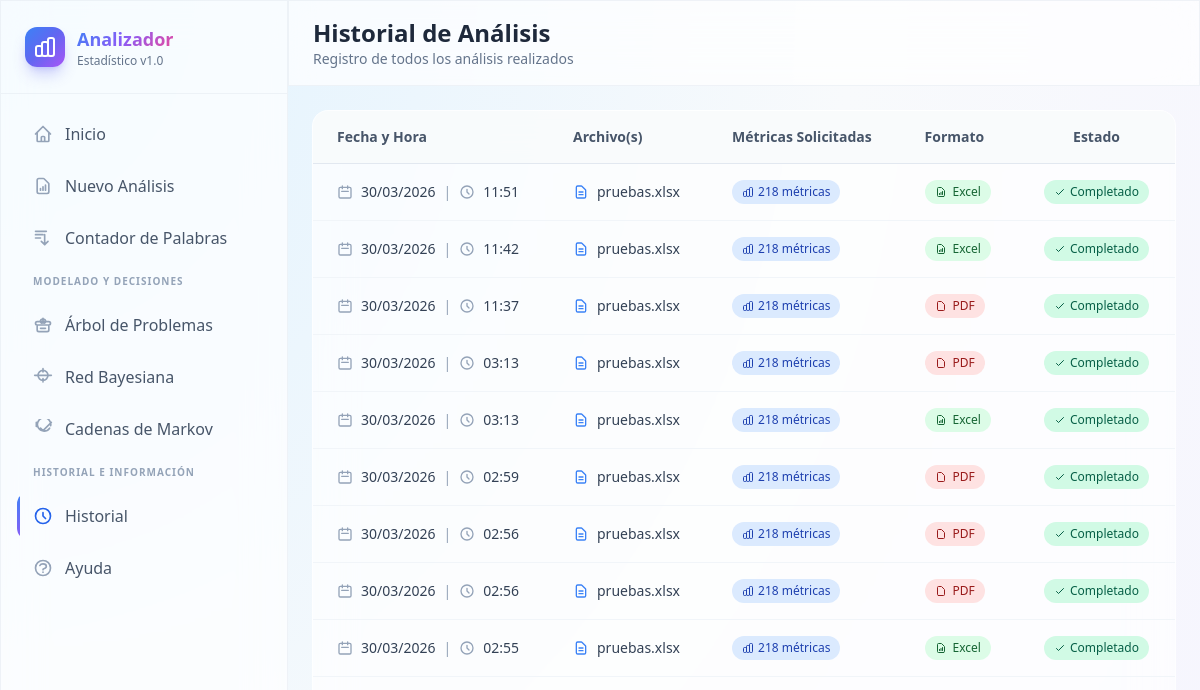
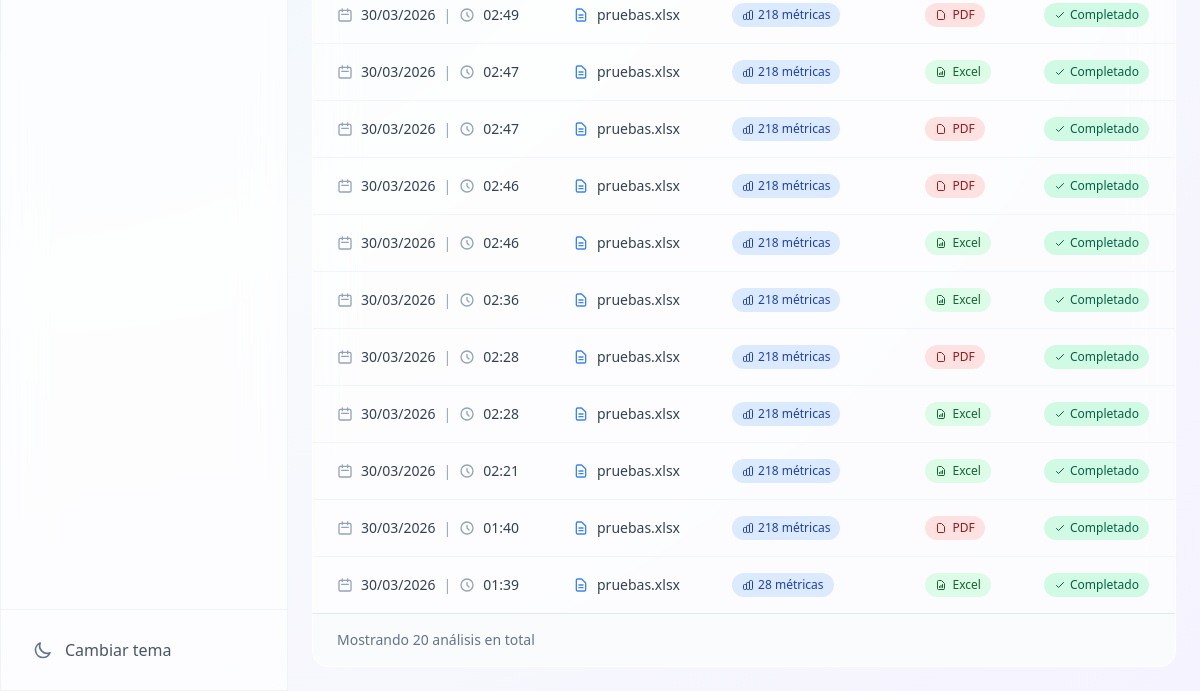
The page /history/ on the database as committed earlier (2 pictures, top to bottom).
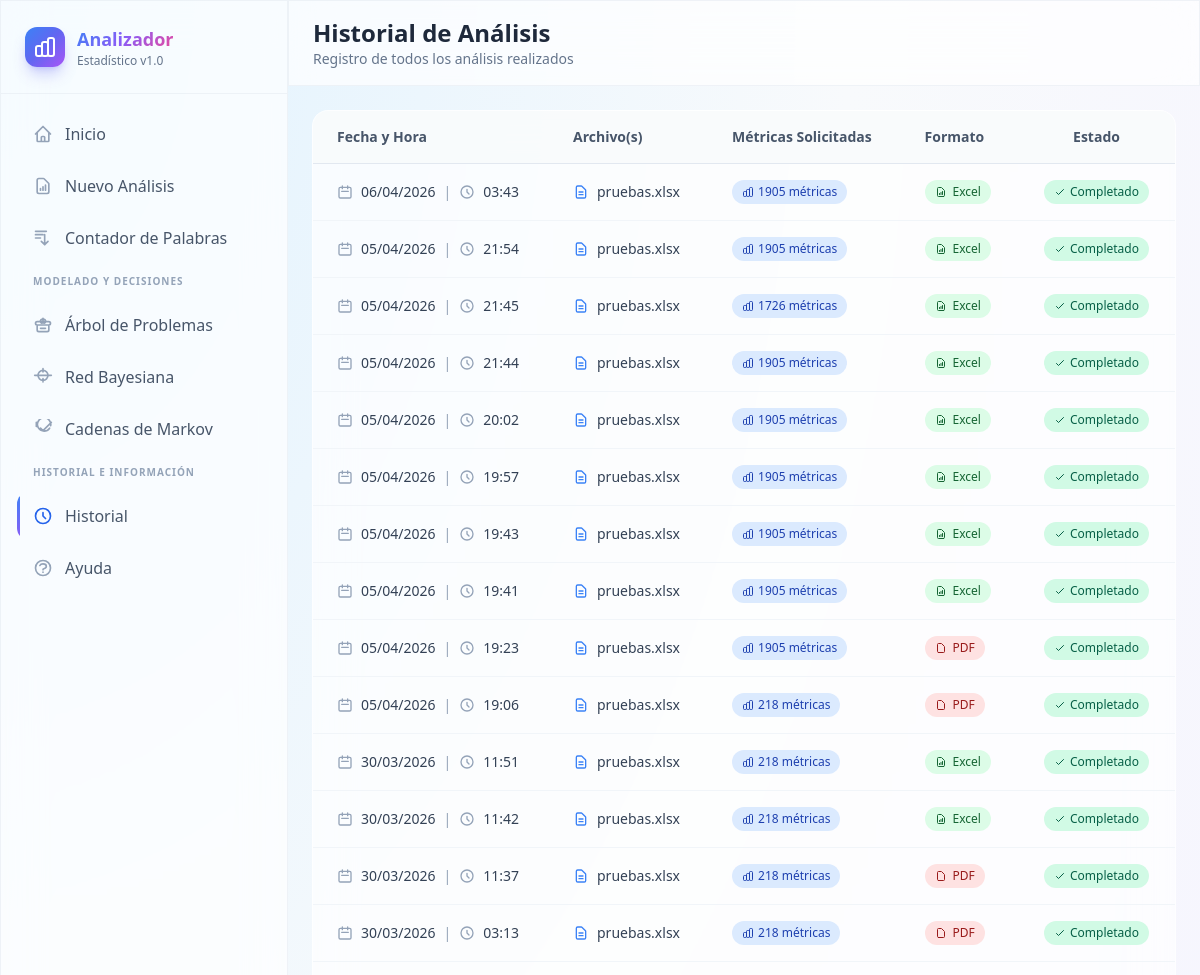
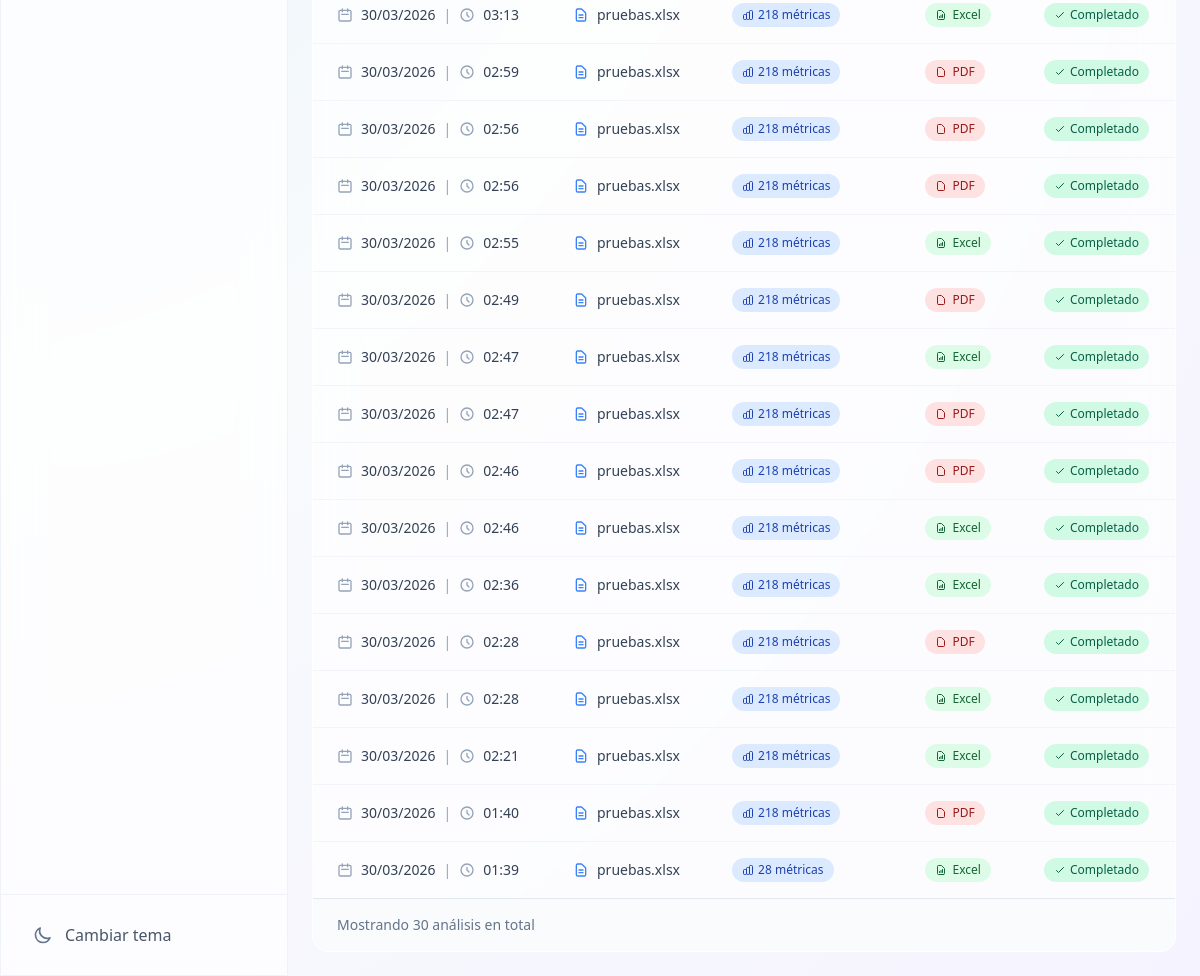
The same page on the database as committed later (2 pictures, top to bottom).
### analyzer/models.py (models this page shows, shortened)
class AnalysisLog(models.Model):
    created_at = models.DateTimeField(auto_now_add=True)
    filename = models.CharField(max_length=255)
    metrics_requested = models.TextField()
    export_format = models.CharField(max_length=10)

### analyzer/views.py (the view)
# urls.py: path('history/', views.history_view, name='history'),
def history_view(request):
    logs = AnalysisLog.objects.order_by('-created_at')
    return render(request, 'analyzer/history.html', {'logs': logs})

### analyzer/templates/analyzer/history.html (shortened to what the changed rows need)
{% extends "base_analyzer.html" %}
{% block page_title %}Historial de Análisis{% endblock %}
{% block content %}
<div class="max-w-7xl mx-auto">
    {% if logs %}
    <div class="glass rounded-2xl overflow-hidden">
        <div class="overflow-x-auto">
            <table class="w-full">
                <thead class="bg-slate-50/80 dark:bg-slate-800/80 border-b border-slate-200 dark:border-slate-700">
                    <tr>
                        <th class="text-left py-4 px-6 text-sm font-semibold text-slate-600 dark:text-slate-400">Fecha y Hora</th>
                        <th class="text-left py-4 px-6 text-sm font-semibold text-slate-600 dark:text-slate-400">Archivo(s)</th>
                        <th class="text-left py-4 px-6 text-sm font-semibold text-slate-600 dark:text-slate-400">Métricas Solicitadas</th>
                        <th class="text-left py-4 px-6 text-sm font-semibold text-slate-600 dark:text-slate-400">Formato</th>
                        <th class="text-center py-4 px-6 text-sm font-semibold text-slate-600 dark:text-slate-400">Estado</th>
                    </tr>
                </thead>
                <tbody class="divide-y divide-slate-100 dark:divide-slate-800/50">
                    {% for log in logs %}
                    <tr class="hover:bg-slate-50/50 dark:hover:bg-slate-800/30 transition-colors">
                        <td class="py-4 px-6 text-sm text-slate-700 dark:text-slate-300">
                            <div class="flex items-center gap-2">
                                <svg class="w-4 h-4 text-slate-400" fill="none" stroke="currentColor" viewBox="0 0 24 24">
                                    <path stroke-linecap="round" stroke-linejoin="round" stroke-width="2" d="M8 7V3m8 4V3m-9 8h10M5 21h14a2 2 0 002-2V7a2 2 0 00-2-2H5a2 2 0 00-2 2v12a2 2 0 002 2z"/>
                                </svg>
                                {{ log.created_at|date:"d/m/Y" }}
                                <span class="text-slate-400">|</span>
                                <svg class="w-4 h-4 text-slate-400" fill="none" stroke="currentColor" viewBox="0 0 24 24">
                                    <path stroke-linecap="round" stroke-linejoin="round" stroke-width="2" d="M12 8v4l3 3m6-3a9 9 0 11-18 0 9 9 0 0118 0z"/>
                                </svg>
                                {{ log.created_at|time:"H:i" }}
                            </div>
                        </td>
                        <td class="py-4 px-6 text-sm text-slate-700 dark:text-slate-300">
                            <div class="flex items-center gap-2">
                                <svg class="w-4 h-4 text-blue-500" fill="none" stroke="currentColor" viewBox="0 0 24 24">
                                    <path stroke-linecap="round" stroke-linejoin="round" stroke-width="2" d="M9 12h6m-6 4h6m2 5H7a2 2 0 01-2-2V5a2 2 0 012-2h5.586a1 1 0 01.707.293l5.414 5.414a1 1 0 01.293.707V19a2 2 0 01-2 2z"/>
                                </svg>
                                <span class="truncate max-w-xs" title="{{ log.filename }}">{{ log.filename }}</span>
                            </div>
                        </td>
                        <td class="py-4 px-6">
                            <span class="inline-flex items-center px-2.5 py-1 rounded-full text-xs font-medium bg-blue-100 dark:bg-blue-900/30 text-blue-800 dark:text-blue-300">
                                {{ log.metrics_requested|length }} métricas
                            </span>
                        </td>
                        <td class="py-4 px-6">
                            <span class="inline-flex items-center gap-1.5 px-2.5 py-1 rounded-full text-xs font-medium {% if log.export_format == 'excel' %}bg-green-100 dark:bg-green-900/30 text-green-800 dark:text-green-300{% else %}bg-red-100 dark:bg-red-900/30 text-red-800 dark:text-red-300{% endif %}">
                                {% if log.export_format == 'excel' %}
                                <svg class="w-3 h-3" fill="none" stroke="currentColor" viewBox="0 0 24 24">
                                    <path stroke-linecap="round" stroke-linejoin="round" stroke-width="2" d="M9 17v-2m3 2v-4m3 4v-6m2 10H7a2 2 0 01-2-2V5a2 2 0 012-2h5.586a1 1 0 01.707.293l5.414 5.414a1 1 0 01.293.707V19a2 2 0 01-2 2z"/>
                                </svg>
                                Excel
                                {% else %}
                                <svg class="w-3 h-3" fill="none" stroke="currentColor" viewBox="0 0 24 24">
                                    <path stroke-linecap="round" stroke-linejoin="round" stroke-width="2" d="M7 21h10a2 2 0 002-2V9.414a1 1 0 00-.293-.707l-5.414-5.414A1 1 0 0012.586 3H7a2 2 0 00-2 2v14a2 2 0 002 2z"/>
                                </svg>
                                PDF
                                {% endif %}
                            </span>
                        </td>
                        <td class="py-4 px-6 text-center">
                            <span class="inline-flex items-center gap-1 px-2.5 py-1 rounded-full text-xs font-medium bg-emerald-100 dark:bg-emerald-900/30 text-emerald-800 dark:text-emerald-300">
                                <svg class="w-3 h-3" fill="none" stroke="currentColor" viewBox="0 0 24 24">
                                    <path stroke-linecap="round" stroke-linejoin="round" stroke-width="2" d="M5 13l4 4L19 7"/>
                                </svg>
                                Completado
                            </span>
                        </td>
                    </tr>
                    {% endfor %}
                </tbody>
            </table>
        </div>
        <div class="px-6 py-4 border-t border-slate-200 dark:border-slate-700 bg-slate-50/50 dark:bg-slate-800/50">
            <p class="text-sm text-slate-500 dark:text-slate-400">
                Mostrando {{ logs|length }} análisis en total
            </p>
        </div>
    </div>
    {% endif %}
</div>
{% endblock %}

Rows that differ between the two databases and show on the page:
added AnalysisLog: created_at "06/04/2026", created_at "03:43", filename "pruebas.xlsx", metrics_requested|length "1905", export_format "excel" (drawn)
added AnalysisLog: created_at "05/04/2026", created_at "21:54", filename "pruebas.xlsx", metrics_requested|length "1905", export_format "excel" (drawn)
added AnalysisLog: created_at "05/04/2026", created_at "21:45", filename "pruebas.xlsx", metrics_requested|length "1726", export_format "excel" (drawn)
added AnalysisLog: created_at "05/04/2026", created_at "21:44", filename "pruebas.xlsx", metrics_requested|length "1905", export_format "excel" (drawn)
added AnalysisLog: created_at "05/04/2026", created_at "20:02", filename "pruebas.xlsx", metrics_requested|length "1905", export_format "excel" (drawn)
added AnalysisLog: created_at "05/04/2026", created_at "19:57", filename "pruebas.xlsx", metrics_requested|length "1905", export_format "excel" (drawn)
added AnalysisLog: created_at "05/04/2026", created_at "19:43", filename "pruebas.xlsx", metrics_requested|length "1905", export_format "excel" (drawn)
added AnalysisLog: created_at "05/04/2026", created_at "19:41", filename "pruebas.xlsx", metrics_requested|length "1905", export_format "excel" (drawn)
added AnalysisLog: created_at "05/04/2026", created_at "19:23", filename "pruebas.xlsx", metrics_requested|length "1905", export_format "pdf" (drawn)
added AnalysisLog: created_at "05/04/2026", created_at "19:06", filename "pruebas.xlsx", metrics_requested|length "218", export_format "pdf" (drawn)
Other text that changed with them:
{{ logs|length }}: "20" → "30"
